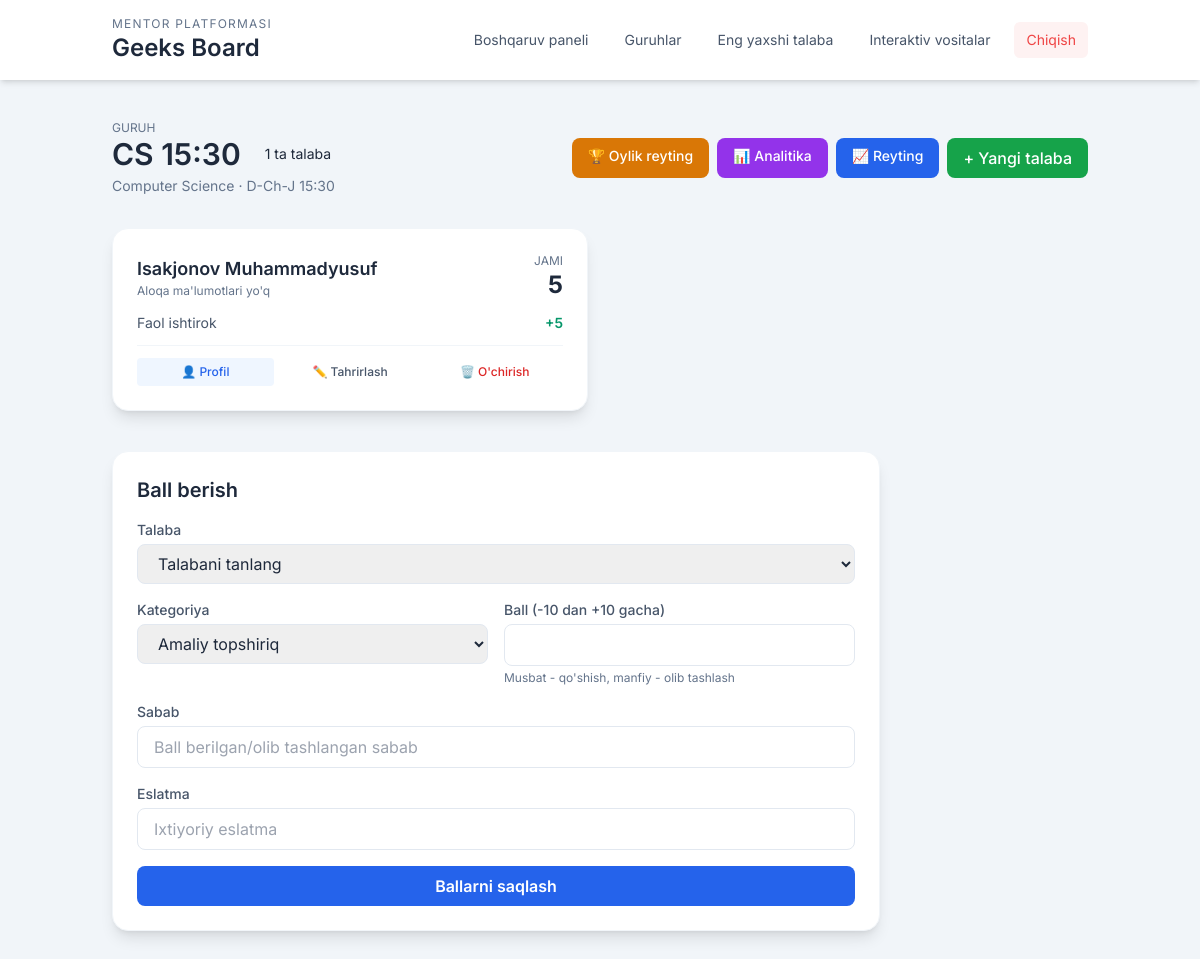
The page /groups/3/ (signed in) on the database its author committed.
### core/models.py (models this page shows, shortened)
class Group(models.Model):
    mentor = models.ForeignKey(
        Mentor,
        on_delete=models.CASCADE,
        related_name='groups',
    )
    name = models.CharField(max_length=150)
    subject = models.CharField(max_length=120, blank=True)
    schedule = models.CharField(max_length=255, blank=True)
    start_date = models.DateField(null=True, blank=True)
    class Meta:
        unique_together = ('mentor', 'name')
        ordering = ['name']

class Student(models.Model):
    group = models.ForeignKey(
        Group,
        on_delete=models.CASCADE,
        related_name='students',
    )
    full_name = models.CharField(max_length=200)
    birth_date = models.DateField(null=True, blank=True)
    phone = models.CharField(max_length=32, blank=True)
    parent_phone = models.CharField(max_length=32, blank=True)
    notes = models.TextField(blank=True)
    class Meta:
        ordering = ['full_name']

class StudentPoint(models.Model):
    student = models.ForeignKey(
        Student,
        on_delete=models.CASCADE,
        related_name='points',
    )
    category = models.ForeignKey(
        PointCategory,
        on_delete=models.CASCADE,
        related_name='student_points',
    )
    score = models.SmallIntegerField(help_text='Can be positive (added) or negative (removed)')
    reason = models.CharField(max_length=255, blank=True, help_text='Why points were given or removed')
    date = models.DateTimeField(default=timezone.now)
    note = models.CharField(max_length=255, blank=True)
    class Meta:
        ordering = ['-date']

class PointCategory(models.Model):
    PARTICIPATION = 'participation'
    ATTENDANCE = 'attendance'
    HOMEWORK = 'homework'
    DISCIPLINE = 'discipline'
    KNOWLEDGE = 'knowledge'
    CATEGORY_CHOICES = [
        (PARTICIPATION, 'Participation'),
        (ATTENDANCE, 'Attendance'),
        (HOMEWORK, 'Homework'),
        (DISCIPLINE, 'Discipline'),
        (KNOWLEDGE, 'Knowledge'),
    ]
    name = models.CharField(max_length=120, unique=True)
    slug = models.SlugField(max_length=80, unique=True)
    description = models.TextField(blank=True)
    max_score = models.PositiveSmallIntegerField(default=10)
    is_active = models.BooleanField(default=True)
    class Meta:
        ordering = ['name']

### core/views.py (the view, shortened to what this page needs)
# urls.py: path('groups/<int:group_id>/', views.student_list, name='student_list'),
@login_required
def student_list(request, group_id: int):
    mentor = _require_mentor(request)
    if not mentor:
        return redirect('login')
    group = get_object_or_404(Group, id=group_id, mentor=mentor)
    students = (
        group.students.annotate(total_points=Sum('points__score', default=0))
        .prefetch_related('points__category')
        .order_by('full_name')
    )
    form = StudentPointForm()
    context = {
        'group': group,
        'students': students,
        'form': form,
        'categories': PointCategory.objects.filter(is_active=True),
    }
    return render(request, 'student_list.html', context)

### core/views.py (called while the page is built)
def _require_mentor(request):
    mentor = getattr(request.user, 'mentor_profile', None)
    if not mentor:
        messages.error(request, 'Bu hisobga mentor profili bog\'lanmagan.')
        return None
    return mentor

### project/templates/student_list.html (shortened to what this page needs)
{% extends "base.html" %}
{% block content %}
<div class="mb-8">
    <div class="flex items-center justify-between mb-4">
        <div>
            <p class="text-xs uppercase text-slate-500">Guruh</p>
            <div class="flex flex-wrap gap-3 items-center">
                <h2 class="text-3xl font-semibold text-slate-800">{{ group.name }}</h2>
                <span class="px-3 py-1 rounded-full bg-accent/10 text-accent text-sm">{{ students|length }} ta talaba</span>
            </div>
            <p class="text-sm text-slate-500 mt-1">{{ group.subject|default:"Umumiy" }} &middot; {{ group.schedule|default:"Jadval belgilanmagan" }}</p>
        </div>
        <div class="flex gap-2">
            <a href="{% url 'monthly_leaderboard' group.id %}" class="px-4 py-2 bg-amber-600 text-white rounded-lg hover:bg-amber-700 transition text-sm font-medium">
                🏆 Oylik reyting
            </a>
            <a href="{% url 'analytics_dashboard' group.id %}" class="px-4 py-2 bg-purple-600 text-white rounded-lg hover:bg-purple-700 transition text-sm font-medium">
                📊 Analitika
            </a>
            <a href="{% url 'student_rating' group.id %}" class="px-4 py-2 bg-blue-600 text-white rounded-lg hover:bg-blue-700 transition text-sm font-medium">
                📈 Reyting
            </a>
            <a href="{% url 'student_create' group.id %}" class="px-4 py-2 bg-green-600 text-white rounded-lg hover:bg-green-700 transition font-medium">
                + Yangi talaba
            </a>
        </div>
    </div>
</div>
<div class="grid gap-6 lg:grid-cols-2">
    {% for student in students %}
    <div class="bg-white rounded-2xl shadow-lg p-6 border border-slate-100">
        <div class="flex items-center justify-between mb-3">
            <div>
                <a href="{% url 'student_profile' student.id %}" class="text-lg font-semibold text-slate-800 hover:text-accent">
                    {{ student.full_name }}
                </a>
                <p class="text-xs text-slate-500">
                    {% if not student.phone and not student.parent_phone %}Aloqa ma'lumotlari yo'q{% endif %}
                </p>
            </div>
            <div class="text-right">
                <p class="text-xs uppercase text-slate-500">Jami</p>
                <p class="text-2xl font-bold text-accent">{{ student.total_points|default:0 }}</p>
            </div>
        </div>
        <div class="space-y-2 mb-3">
            {% for point in student.points.all|slice:":5" %}
            <div class="flex justify-between text-sm">
                <span class="text-slate-600">{{ point.category.name }}</span>
                <span class="font-semibold {% if point.score > 0 %}text-emerald-600{% elif point.score < 0 %}text-red-600{% else %}text-slate-600{% endif %}">
                    {% if point.score > 0 %}+{% endif %}{{ point.score }}
                </span>
            </div>
            {% empty %}
            <p class="text-sm text-slate-500">Hali ballar yo'q.</p>
            {% endfor %}
        </div>
        <div class="flex gap-2 pt-3 border-t border-slate-100">
            <a href="{% url 'student_profile' student.id %}" class="flex-1 text-center text-xs bg-blue-50 text-blue-600 hover:bg-blue-100 font-medium py-1.5 rounded">👤 Profil</a>
            <a href="{% url 'student_edit' student.id %}" class="flex-1 text-center text-xs text-slate-600 hover:text-accent font-medium py-1.5 rounded hover:bg-slate-50">✏️ Tahrirlash</a>
            <form method="post" action="{% url 'student_delete' student.id %}" class="flex-1" onsubmit="return confirm('Talabani o\'chirishni xohlaysizmi? Barcha ball yozuvlari ham o\'chiriladi.');">
                <button type="submit" class="w-full text-xs text-red-600 hover:text-red-700 font-medium py-1.5 rounded hover:bg-red-50">🗑️ O'chirish</button>
            </form>
        </div>
    </div>
    {% endfor %}
</div>
<div class="mt-10 bg-white rounded-2xl shadow-lg p-6 border border-slate-100 max-w-3xl">
    <h3 class="text-xl font-semibold text-slate-800 mb-4">Ball berish</h3>
    <form method="post" class="grid gap-4 md:grid-cols-2">
        <div class="md:col-span-2">
            <label class="block text-sm font-medium text-slate-600 mb-1">Talaba</label>
            <select name="student_id" class="w-full border border-slate-200 rounded-lg px-4 py-2 focus:outline-none focus:ring-2 focus:ring-accent/30" required>
                <option value="">Talabani tanlang</option>
            </select>
        </div>
        <div>
            <label class="block text-sm font-medium text-slate-600 mb-1">Kategoriya</label>
            <select name="category" class="w-full border border-slate-200 rounded-lg px-4 py-2 focus:outline-none focus:ring-2 focus:ring-accent/30" required>
                {% for category in categories %}
                <option value="{{ category.id }}">{{ category.name }}</option>
                {% endfor %}
            </select>
        </div>
        <div>
            <label class="block text-sm font-medium text-slate-600 mb-1">Ball (-10 dan +10 gacha)</label>
            <input type="number" name="score" min="-10" max="10" step="1" class="w-full border border-slate-200 rounded-lg px-4 py-2 focus:outline-none focus:ring-2 focus:ring-accent/30" required>
            <p class="text-xs text-slate-500 mt-1">Musbat - qo'shish, manfiy - olib tashlash</p>
        </div>
        <div class="md:col-span-2">
            <label class="block text-sm font-medium text-slate-600 mb-1">Sabab</label>
            <input type="text" name="reason" class="w-full border border-slate-200 rounded-lg px-4 py-2 focus:outline-none focus:ring-2 focus:ring-accent/30" placeholder="Ball berilgan/olib tashlangan sabab">
        </div>
        <div class="md:col-span-2">
            <label class="block text-sm font-medium text-slate-600 mb-1">Eslatma</label>
            <input type="text" name="note" class="w-full border border-slate-200 rounded-lg px-4 py-2 focus:outline-none focus:ring-2 focus:ring-accent/30" placeholder="Ixtiyoriy eslatma">
        </div>
        <div class="md:col-span-2">
            <button type="submit" class="w-full bg-blue-600 hover:bg-blue-700 text-white font-semibold rounded-lg py-2 transition">
                Ballarni saqlash
            </button>
        </div>
    </form>
</div>
{% endblock %}

### project/templates/base.html (style rules this page uses)
body { font-family: 'Inter', sans-serif; background-color: #f8fafc; }

### rows shown on the page
Group: name "CS 15:30", subject "Computer Science", schedule "D-Ch-J 15:30"
Student: full_name "Isakjonov Muhammadyusuf", phone "Aloqa ma'lumotlari yo'q", total_points "5"
StudentPoint: category.name "Faol ishtirok", score "5"

### other values the page prints
{{ students|length }} "1"
form field category "Amaliy topshiriq"
